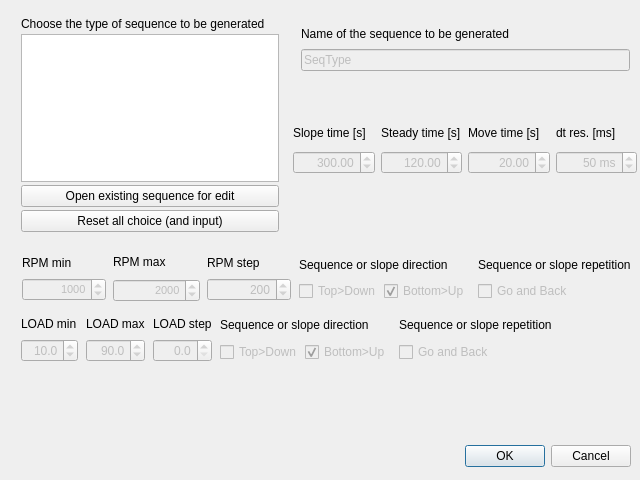
<?xml version="1.0" encoding="UTF-8"?>
<ui version="4.0">
 <class>Dialog_sequence_gen</class>
 <widget class="QDialog" name="Dialog_sequence_gen">
  <property name="geometry">
   <rect>
    <x>0</x>
    <y>0</y>
    <width>640</width>
    <height>480</height>
   </rect>
  </property>
  <property name="windowTitle">
   <string>Dialog</string>
  </property>
  <widget class="QDialogButtonBox" name="buttonOKCancel">
   <property name="enabled">
    <bool>true</bool>
   </property>
   <property name="geometry">
    <rect>
     <x>10</x>
     <y>440</y>
     <width>621</width>
     <height>32</height>
    </rect>
   </property>
   <property name="orientation">
    <enum>Qt::Horizontal</enum>
   </property>
   <property name="standardButtons">
    <set>QDialogButtonBox::Cancel|QDialogButtonBox::Ok</set>
   </property>
  </widget>
  <widget class="QWidget" name="layoutWidget">
   <property name="geometry">
    <rect>
     <x>20</x>
     <y>16</y>
     <width>260</width>
     <height>217</height>
    </rect>
   </property>
   <layout class="QVBoxLayout" name="verticalLayout_type">
    <property name="spacing">
     <number>3</number>
    </property>
    <property name="margin">
     <number>1</number>
    </property>
    <item>
     <widget class="QLabel" name="label_seq_gen">
      <property name="text">
       <string>Choose the type of sequence to be generated</string>
      </property>
     </widget>
    </item>
    <item>
     <widget class="QListWidget" name="listWidget_types"/>
    </item>
    <item>
     <widget class="QPushButton" name="pushButton_open_existing_seq">
      <property name="text">
       <string>Open existing sequence for edit</string>
      </property>
     </widget>
    </item>
    <item>
     <widget class="QPushButton" name="pushButton_reset_seq_gen">
      <property name="text">
       <string>Reset all choice (and input)</string>
      </property>
     </widget>
    </item>
   </layout>
  </widget>
  <widget class="QWidget" name="layoutWidget">
   <property name="geometry">
    <rect>
     <x>300</x>
     <y>20</y>
     <width>331</width>
     <height>52</height>
    </rect>
   </property>
   <layout class="QVBoxLayout" name="verticalLayout_seq_name">
    <property name="spacing">
     <number>3</number>
    </property>
    <property name="margin">
     <number>1</number>
    </property>
    <item>
     <widget class="QLabel" name="label_gen_seq_name">
      <property name="toolTip">
       <string>Insert the name you want assign to the sequence to be generated</string>
      </property>
      <property name="text">
       <string>Name of the sequence to be generated</string>
      </property>
     </widget>
    </item>
    <item>
     <widget class="QLineEdit" name="lineEdit_gen_seq_name">
      <property name="enabled">
       <bool>false</bool>
      </property>
      <property name="text">
       <string>SeqType</string>
      </property>
      <property name="maxLength">
       <number>127</number>
      </property>
     </widget>
    </item>
   </layout>
  </widget>
  <widget class="QWidget" name="layoutWidget">
   <property name="geometry">
    <rect>
     <x>293</x>
     <y>120</y>
     <width>344</width>
     <height>54</height>
    </rect>
   </property>
   <layout class="QHBoxLayout" name="horizontalLayout">
    <item>
     <layout class="QVBoxLayout" name="verticalLayout">
      <item>
       <widget class="QLabel" name="label_slope_time">
        <property name="text">
         <string>Slope time [s]</string>
        </property>
       </widget>
      </item>
      <item>
       <widget class="QDoubleSpinBox" name="doubleSpinBox_slope_time">
        <property name="enabled">
         <bool>false</bool>
        </property>
        <property name="alignment">
         <set>Qt::AlignRight|Qt::AlignTrailing|Qt::AlignVCenter</set>
        </property>
        <property name="maximum">
         <double>3600.000000000000000</double>
        </property>
        <property name="singleStep">
         <double>30.000000000000000</double>
        </property>
        <property name="value">
         <double>300.000000000000000</double>
        </property>
       </widget>
      </item>
     </layout>
    </item>
    <item>
     <layout class="QVBoxLayout" name="verticalLayout_2">
      <item>
       <widget class="QLabel" name="label_steady_time">
        <property name="text">
         <string>Steady time [s]</string>
        </property>
       </widget>
      </item>
      <item>
       <widget class="QDoubleSpinBox" name="doubleSpinBox_steady_time">
        <property name="enabled">
         <bool>false</bool>
        </property>
        <property name="alignment">
         <set>Qt::AlignRight|Qt::AlignTrailing|Qt::AlignVCenter</set>
        </property>
        <property name="maximum">
         <double>3600.000000000000000</double>
        </property>
        <property name="singleStep">
         <double>30.000000000000000</double>
        </property>
        <property name="value">
         <double>120.000000000000000</double>
        </property>
       </widget>
      </item>
     </layout>
    </item>
    <item>
     <layout class="QVBoxLayout" name="verticalLayout_3">
      <item>
       <widget class="QLabel" name="label_move_time">
        <property name="text">
         <string>Move time [s]</string>
        </property>
       </widget>
      </item>
      <item>
       <widget class="QDoubleSpinBox" name="doubleSpinBox_move_time">
        <property name="enabled">
         <bool>false</bool>
        </property>
        <property name="alignment">
         <set>Qt::AlignRight|Qt::AlignTrailing|Qt::AlignVCenter</set>
        </property>
        <property name="maximum">
         <double>600.000000000000000</double>
        </property>
        <property name="singleStep">
         <double>5.000000000000000</double>
        </property>
        <property name="value">
         <double>20.000000000000000</double>
        </property>
       </widget>
      </item>
     </layout>
    </item>
    <item>
     <layout class="QVBoxLayout" name="verticalLayout_4">
      <item>
       <widget class="QLabel" name="label_res_time">
        <property name="text">
         <string>dt res. [ms]</string>
        </property>
       </widget>
      </item>
      <item>
       <widget class="QDoubleSpinBox" name="doubleSpinBox_res_time">
        <property name="enabled">
         <bool>false</bool>
        </property>
        <property name="alignment">
         <set>Qt::AlignRight|Qt::AlignTrailing|Qt::AlignVCenter</set>
        </property>
        <property name="suffix">
         <string> ms</string>
        </property>
        <property name="decimals">
         <number>0</number>
        </property>
        <property name="minimum">
         <double>5.000000000000000</double>
        </property>
        <property name="maximum">
         <double>10000.000000000000000</double>
        </property>
        <property name="singleStep">
         <double>50.000000000000000</double>
        </property>
        <property name="value">
         <double>50.000000000000000</double>
        </property>
       </widget>
      </item>
     </layout>
    </item>
   </layout>
  </widget>
  <widget class="QWidget" name="layoutWidget">
   <property name="geometry">
    <rect>
     <x>21</x>
     <y>250</y>
     <width>611</width>
     <height>52</height>
    </rect>
   </property>
   <layout class="QHBoxLayout" name="horizontalLayout_speed">
    <item>
     <layout class="QVBoxLayout" name="verticalLayout_rpm_min">
      <property name="spacing">
       <number>3</number>
      </property>
      <property name="margin">
       <number>1</number>
      </property>
      <item>
       <widget class="QLabel" name="label_speed_min">
        <property name="text">
         <string>RPM min</string>
        </property>
       </widget>
      </item>
      <item>
       <widget class="QSpinBox" name="spinBox_rpm_min">
        <property name="enabled">
         <bool>false</bool>
        </property>
        <property name="sizePolicy">
         <sizepolicy hsizetype="Minimum" vsizetype="Maximum">
          <horstretch>0</horstretch>
          <verstretch>0</verstretch>
         </sizepolicy>
        </property>
        <property name="font">
         <font>
          <pointsize>8</pointsize>
         </font>
        </property>
        <property name="frame">
         <bool>true</bool>
        </property>
        <property name="alignment">
         <set>Qt::AlignRight|Qt::AlignTrailing|Qt::AlignVCenter</set>
        </property>
        <property name="minimum">
         <number>400</number>
        </property>
        <property name="maximum">
         <number>2500</number>
        </property>
        <property name="singleStep">
         <number>10</number>
        </property>
        <property name="value">
         <number>1000</number>
        </property>
       </widget>
      </item>
     </layout>
    </item>
    <item>
     <layout class="QVBoxLayout" name="verticalLayout_5">
      <item>
       <widget class="QLabel" name="label_speed_max">
        <property name="text">
         <string>RPM max</string>
        </property>
       </widget>
      </item>
      <item>
       <widget class="QSpinBox" name="spinBox_rpm_max">
        <property name="enabled">
         <bool>false</bool>
        </property>
        <property name="sizePolicy">
         <sizepolicy hsizetype="Minimum" vsizetype="Maximum">
          <horstretch>0</horstretch>
          <verstretch>0</verstretch>
         </sizepolicy>
        </property>
        <property name="font">
         <font>
          <pointsize>8</pointsize>
         </font>
        </property>
        <property name="frame">
         <bool>true</bool>
        </property>
        <property name="alignment">
         <set>Qt::AlignRight|Qt::AlignTrailing|Qt::AlignVCenter</set>
        </property>
        <property name="minimum">
         <number>400</number>
        </property>
        <property name="maximum">
         <number>2500</number>
        </property>
        <property name="singleStep">
         <number>10</number>
        </property>
        <property name="value">
         <number>2000</number>
        </property>
       </widget>
      </item>
     </layout>
    </item>
    <item>
     <layout class="QVBoxLayout" name="verticalLayout_rpm_step">
      <property name="spacing">
       <number>3</number>
      </property>
      <property name="margin">
       <number>1</number>
      </property>
      <item>
       <widget class="QLabel" name="label_speed_step">
        <property name="text">
         <string>RPM step</string>
        </property>
       </widget>
      </item>
      <item>
       <widget class="QSpinBox" name="spinBox_rpm_step">
        <property name="enabled">
         <bool>false</bool>
        </property>
        <property name="alignment">
         <set>Qt::AlignRight|Qt::AlignTrailing|Qt::AlignVCenter</set>
        </property>
        <property name="minimum">
         <number>25</number>
        </property>
        <property name="maximum">
         <number>2500</number>
        </property>
        <property name="singleStep">
         <number>10</number>
        </property>
        <property name="value">
         <number>200</number>
        </property>
       </widget>
      </item>
     </layout>
    </item>
    <item>
     <layout class="QVBoxLayout" name="verticalLayout_rpm_direction">
      <property name="spacing">
       <number>3</number>
      </property>
      <property name="margin">
       <number>1</number>
      </property>
      <item>
       <widget class="QLabel" name="label_speed_direction">
        <property name="text">
         <string>Sequence or slope direction</string>
        </property>
       </widget>
      </item>
      <item>
       <layout class="QHBoxLayout" name="horizontalLayout_speed_direction">
        <item>
         <widget class="QCheckBox" name="checkBox_rpm_dir_TD">
          <property name="enabled">
           <bool>false</bool>
          </property>
          <property name="text">
           <string>Top&gt;Down</string>
          </property>
          <property name="autoExclusive">
           <bool>false</bool>
          </property>
         </widget>
        </item>
        <item>
         <widget class="QCheckBox" name="checkBox_rpm_dir_BU">
          <property name="enabled">
           <bool>false</bool>
          </property>
          <property name="text">
           <string>Bottom&gt;Up</string>
          </property>
          <property name="checked">
           <bool>true</bool>
          </property>
          <property name="autoExclusive">
           <bool>false</bool>
          </property>
         </widget>
        </item>
       </layout>
      </item>
     </layout>
    </item>
    <item>
     <layout class="QVBoxLayout" name="verticalLayout_rpm_repetition">
      <property name="spacing">
       <number>3</number>
      </property>
      <property name="margin">
       <number>1</number>
      </property>
      <item>
       <widget class="QLabel" name="label_speed_repetition">
        <property name="text">
         <string>Sequence or slope repetition</string>
        </property>
       </widget>
      </item>
      <item>
       <layout class="QHBoxLayout" name="horizontalLayout_speed_repetition">
        <item>
         <widget class="QCheckBox" name="checkBox_rpm_repetition">
          <property name="enabled">
           <bool>false</bool>
          </property>
          <property name="text">
           <string>Go and Back</string>
          </property>
          <property name="autoExclusive">
           <bool>false</bool>
          </property>
         </widget>
        </item>
       </layout>
      </item>
     </layout>
    </item>
   </layout>
  </widget>
  <widget class="QWidget" name="layoutWidget">
   <property name="geometry">
    <rect>
     <x>20</x>
     <y>310</y>
     <width>611</width>
     <height>53</height>
    </rect>
   </property>
   <layout class="QHBoxLayout" name="horizontalLayout_load">
    <item>
     <layout class="QHBoxLayout" name="horizontalLayout_LOAD">
      <item>
       <layout class="QVBoxLayout" name="verticalLayout_load_min">
        <property name="spacing">
         <number>3</number>
        </property>
        <property name="margin">
         <number>1</number>
        </property>
        <item>
         <widget class="QLabel" name="label_load_min">
          <property name="text">
           <string>LOAD min</string>
          </property>
         </widget>
        </item>
        <item>
         <widget class="QDoubleSpinBox" name="doubleSpinBox_load_min">
          <property name="enabled">
           <bool>false</bool>
          </property>
          <property name="frame">
           <bool>true</bool>
          </property>
          <property name="alignment">
           <set>Qt::AlignRight|Qt::AlignTrailing|Qt::AlignVCenter</set>
          </property>
          <property name="decimals">
           <number>1</number>
          </property>
          <property name="singleStep">
           <double>0.000000000000000</double>
          </property>
          <property name="value">
           <double>10.000000000000000</double>
          </property>
         </widget>
        </item>
       </layout>
      </item>
      <item>
       <layout class="QVBoxLayout" name="verticalLayout_load_max">
        <property name="spacing">
         <number>3</number>
        </property>
        <property name="margin">
         <number>1</number>
        </property>
        <item>
         <widget class="QLabel" name="label_load_max">
          <property name="text">
           <string>LOAD max</string>
          </property>
         </widget>
        </item>
        <item>
         <widget class="QDoubleSpinBox" name="doubleSpinBox_load_max">
          <property name="enabled">
           <bool>false</bool>
          </property>
          <property name="frame">
           <bool>true</bool>
          </property>
          <property name="alignment">
           <set>Qt::AlignRight|Qt::AlignTrailing|Qt::AlignVCenter</set>
          </property>
          <property name="decimals">
           <number>1</number>
          </property>
          <property name="value">
           <double>90.000000000000000</double>
          </property>
         </widget>
        </item>
       </layout>
      </item>
      <item>
       <layout class="QVBoxLayout" name="verticalLayout_load_step">
        <property name="spacing">
         <number>3</number>
        </property>
        <property name="margin">
         <number>1</number>
        </property>
        <item>
         <widget class="QLabel" name="label_load_step">
          <property name="text">
           <string>LOAD step</string>
          </property>
         </widget>
        </item>
        <item>
         <widget class="QDoubleSpinBox" name="doubleSpinBox_load_step">
          <property name="enabled">
           <bool>false</bool>
          </property>
          <property name="alignment">
           <set>Qt::AlignRight|Qt::AlignTrailing|Qt::AlignVCenter</set>
          </property>
          <property name="decimals">
           <number>1</number>
          </property>
         </widget>
        </item>
       </layout>
      </item>
      <item>
       <layout class="QVBoxLayout" name="verticalLayout_rpm_direction_2">
        <property name="spacing">
         <number>3</number>
        </property>
        <property name="margin">
         <number>1</number>
        </property>
        <item>
         <widget class="QLabel" name="label_load_direction">
          <property name="text">
           <string>Sequence or slope direction</string>
          </property>
         </widget>
        </item>
        <item>
         <layout class="QHBoxLayout" name="horizontalLayout_4">
          <item>
           <widget class="QCheckBox" name="checkBox_load_dir_TD">
            <property name="enabled">
             <bool>false</bool>
            </property>
            <property name="text">
             <string>Top&gt;Down</string>
            </property>
            <property name="autoExclusive">
             <bool>false</bool>
            </property>
           </widget>
          </item>
          <item>
           <widget class="QCheckBox" name="checkBox_load_dir_BU">
            <property name="enabled">
             <bool>false</bool>
            </property>
            <property name="text">
             <string>Bottom&gt;Up</string>
            </property>
            <property name="checked">
             <bool>true</bool>
            </property>
            <property name="autoExclusive">
             <bool>false</bool>
            </property>
           </widget>
          </item>
         </layout>
        </item>
       </layout>
      </item>
     </layout>
    </item>
    <item>
     <layout class="QVBoxLayout" name="verticalLayout_load_repetition">
      <property name="spacing">
       <number>3</number>
      </property>
      <property name="margin">
       <number>1</number>
      </property>
      <item>
       <widget class="QLabel" name="label_load_repetition">
        <property name="text">
         <string>Sequence or slope repetition</string>
        </property>
       </widget>
      </item>
      <item>
       <layout class="QHBoxLayout" name="horizontalLayout_load_repetition">
        <item>
         <widget class="QCheckBox" name="checkBox_load_repetition">
          <property name="enabled">
           <bool>false</bool>
          </property>
          <property name="text">
           <string>Go and Back</string>
          </property>
          <property name="autoExclusive">
           <bool>false</bool>
          </property>
         </widget>
        </item>
       </layout>
      </item>
     </layout>
    </item>
   </layout>
  </widget>
  <zorder>layoutWidget</zorder>
  <zorder>layoutWidget</zorder>
  <zorder>layoutWidget</zorder>
  <zorder>layoutWidget</zorder>
  <zorder>buttonOKCancel</zorder>
  <zorder>layoutWidget</zorder>
 </widget>
 <resources/>
 <connections>
  <connection>
   <sender>buttonOKCancel</sender>
   <signal>accepted()</signal>
   <receiver>Dialog_sequence_gen</receiver>
   <slot>accept()</slot>
   <hints>
    <hint type="sourcelabel">
     <x>248</x>
     <y>254</y>
    </hint>
    <hint type="destinationlabel">
     <x>157</x>
     <y>274</y>
    </hint>
   </hints>
  </connection>
  <connection>
   <sender>buttonOKCancel</sender>
   <signal>rejected()</signal>
   <receiver>Dialog_sequence_gen</receiver>
   <slot>reject()</slot>
   <hints>
    <hint type="sourcelabel">
     <x>316</x>
     <y>260</y>
    </hint>
    <hint type="destinationlabel">
     <x>286</x>
     <y>274</y>
    </hint>
   </hints>
  </connection>
 </connections>
</ui>
